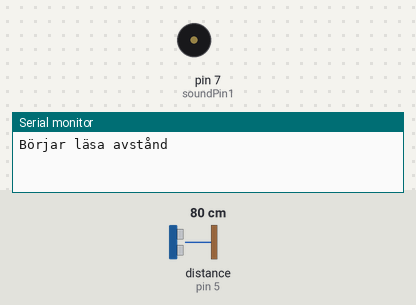
Recording of a sketch running on a simulated Arduino Uno, built with avr-gcc and run on an emulated ATmega328P. Shown: buzzer (waves = sounding), the last lines printed to the serial monitor. Wiring (inferred from the names in the program): ultrasonic range finder: trigger pin 4; echo pin 5. The inputs (shaded band) are chosen by the test bench; at power-on: distance to the obstacle (sensor on pin 5) 80 cm. The echo pulse lasts 58.3 µs per cm.

Above: at 0.01 s.
At 1.2 s:
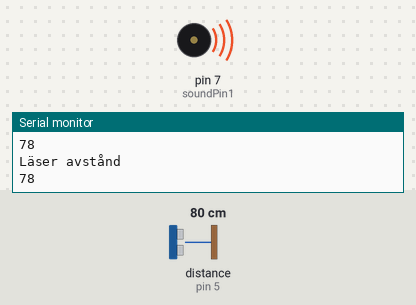
1.3 s: distance to the obstacle (sensor on pin 5) set to 2 cm
At 2.4 s:
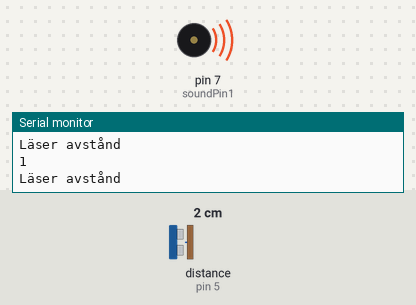
4.3 s: distance to the obstacle (sensor on pin 5) set to 35 cm
Timing chart, 0 to 7.3 s (numbered marks = the images above; inputs shaded):
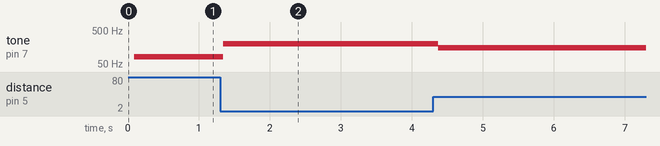

Measured:
- after the input at 1.3 s, tone on pin 7 (soundPin1): alternates 199 Hz for 0.05 s and 197 Hz for 0.02 s, starting at once

The sketch:

distance.ino
```cpp
// definiera pinnummer
const int trigPin = 4;
const int echoPin = 5;

// definiera variabler
long duration;
int distance;
const int soundPin1 = 7;

void setup() {
  pinMode(trigPin, OUTPUT); // Sätt trigPin som en utgång
  pinMode(echoPin, INPUT); // Sätt echoPin som ingång
  Serial.begin(9600); // Starta seriell kommunication
  Serial.println("Börjar läsa avstånd");
  pinMode(soundPin1, OUTPUT);
}
void loop() {
  // återställ trigPin
  digitalWrite(trigPin, LOW);
  delayMicroseconds(2);
  // Sicka ultraljud trigPin i 10 microsekonder
  digitalWrite(trigPin, HIGH);
  delayMicroseconds(10);
  digitalWrite(trigPin, LOW);
  // Läse echoPin - hur långt hann ljudet färdas på 10 mikroseknder
  duration = pulseIn(echoPin, HIGH);
  // Räkna ut avståndet
  distance= duration*0.034/2;
  // Om avståndet är för kort skriv ut avståndet i det seriella fönstret

  if (distance < 100) {
    Serial.println("");
    Serial.println("Läser avstånd");
    Serial.println(distance);
    delay(distance);
  }
  int pitch = map(distance, 0, 100, 200, 50);
  tone(soundPin1, pitch, pitch);

}
```
